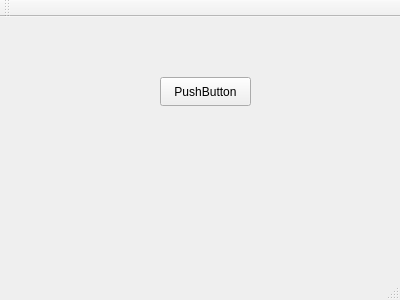
<?xml version="1.0" encoding="UTF-8"?>
<ui version="4.0">
 <class>MainWindow</class>
 <widget class="QMainWindow" name="MainWindow">
  <property name="geometry">
   <rect>
    <x>0</x>
    <y>0</y>
    <width>400</width>
    <height>300</height>
   </rect>
  </property>
  <property name="windowTitle">
   <string>MainWindow</string>
  </property>
  <widget class="QWidget" name="centralWidget">
   <widget class="QPushButton" name="pushButton">
    <property name="geometry">
     <rect>
      <x>160</x>
      <y>60</y>
      <width>91</width>
      <height>29</height>
     </rect>
    </property>
    <property name="text">
     <string>PushButton</string>
    </property>
   </widget>
  </widget>
  <widget class="QMenuBar" name="menuBar">
   <property name="geometry">
    <rect>
     <x>0</x>
     <y>0</y>
     <width>400</width>
     <height>26</height>
    </rect>
   </property>
  </widget>
  <widget class="QToolBar" name="mainToolBar">
   <attribute name="toolBarArea">
    <enum>TopToolBarArea</enum>
   </attribute>
   <attribute name="toolBarBreak">
    <bool>false</bool>
   </attribute>
  </widget>
  <widget class="QStatusBar" name="statusBar"/>
 </widget>
 <layoutdefault spacing="6" margin="11"/>
 <resources/>
 <connections/>
</ui>
